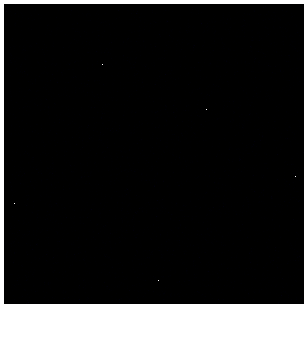
Frame 1 (no input)
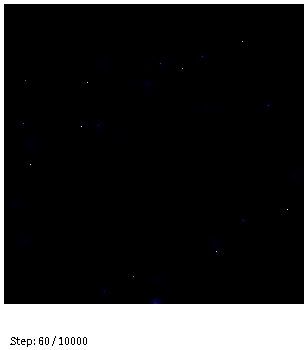
Frame 60 (the mouse pressed at the canvas centre just before this capture)
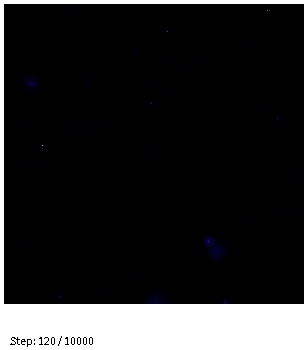
Frame 120 (the mouse held since frame 60 and released just before this capture)

The Processing sketch that drew these frames (run headless with seeded random() and noise(); from frame 60 on, the mouse is pressed at the canvas centre):

// Processing sketch: TwoDimABSalomon
// ── TwoDimABSalomon.pde
// AB model of Sorin Solomon
// 2D version translated from Delphi
// The model keeps two values per cell:
// A = active/occupied state
// B = resource/wealth value

class ABCell {
  float a;   // state A
  float b;   // state B
}

final int WORLD_SIZE = 300;
final int MAX_STEP = 10000;

final int A_START = 5;
final float A_STEP = 0.05;
final float A_PROB = 0.0000035;   // probability of spontaneous A creation

final int B_START = 6;
final float B_STEP = 0.01;
final float AB_STEP = 6.0;
final int VIS_FREQ = 10;

ABCell[][] now;
ABCell[][] next;

int currentStep = 0;
boolean simulationRunning = true;

float logBase(float value, float base) {
  return log(value) / log(base);
}

float randomB(int n) {
  float result = 1.0;
  for (int i = 0; i < n; i++) {
    result *= random(1.0);
  }
  return result;
}

void initWorld(ABCell[][] world) {
  for (int i = 0; i < WORLD_SIZE; i++) {
    for (int j = 0; j < WORLD_SIZE; j++) {
      world[i][j] = new ABCell();
      world[i][j].b = randomB(B_START);
      world[i][j].a = 0;
    }
  }

  for (int i = 0; i < A_START; i++) {
    int posX = floor(random(WORLD_SIZE));
    int posY = floor(random(WORLD_SIZE));
    world[posX][posY].a = 1;
  }
}

color colorFromA(float aValue) {
  return color(int((aValue * 255.0) % 256),
               int((aValue * 255.0) % 256),
               int((aValue * 255.0) % 256));
}

color colorFromB(float bValue) {
  float v = logBase(1.0 + bValue, 10.0);
  
  int r = int((v * 8.0) % 256);
  int g = int((v * 2.0) % 256);
  int b = int((v * 64.0) % 256);
  
  return color(r, g, b);
}

void drawWorld(int offsetX, int offsetY, ABCell[][] world) {
  for (int i = 0; i < WORLD_SIZE; i++) {
    for (int j = 0; j < WORLD_SIZE; j++) {
      if (world[i][j].a > 0.1) {
        stroke(colorFromA(world[i][j].a));
      } else {
        stroke(colorFromB(world[i][j].b));
      }
      point(offsetX + i, offsetY + j);
    }
  }
}

void produceBbyA(ABCell[][] world) {
  for (int i = 0; i < WORLD_SIZE; i++) {
    for (int j = 0; j < WORLD_SIZE; j++) {
      world[i][j].b = world[i][j].b + world[i][j].b * world[i][j].a * AB_STEP;
    }
  }
}

void changeB(ABCell[][] current, ABCell[][] nextWorld) {
  for (int i = 0; i < WORLD_SIZE; i++) {
    for (int j = 0; j < WORLD_SIZE; j++) {
      // Get neighborhood bounds (with wrapping or clamping)
      int a = (i > 0) ? i - 1 : i;
      int b = (i < WORLD_SIZE - 1) ? i + 1 : i;
      int p = (j > 0) ? j - 1 : j;
      int q = (j < WORLD_SIZE - 1) ? j + 1 : j;

      float sum = 0;
      int count = 0;

      for (int k = a; k <= b; k++) {
        for (int l = p; l <= q; l++) {
          sum += current[k][l].b;
          count++;
        }
      }

      nextWorld[i][j].b = (sum / count) * (1.0 - B_STEP);
    }
  }
}

void changeA(ABCell[][] current, ABCell[][] nextWorld) {
  for (int i = 0; i < WORLD_SIZE; i++) {
    for (int j = 0; j < WORLD_SIZE; j++) {
      if (random(1.0) > A_PROB) {
        nextWorld[i][j].a = current[i][j].a * (1.0 - A_STEP);
      } else {
        if (current[i][j].a > 0) {
          nextWorld[i][j].a = 0;
        } else {
          nextWorld[i][j].a = 1;
        }
      }
    }
  }
}

void copyWorld(ABCell[][] target, ABCell[][] source) {
  for (int i = 0; i < WORLD_SIZE; i++) {
    for (int j = 0; j < WORLD_SIZE; j++) {
      target[i][j].a = source[i][j].a;
      target[i][j].b = source[i][j].b;
    }
  }
}

void settings() {
  size(WORLD_SIZE + 8, WORLD_SIZE + 50);
  noSmooth();
}

void setup() {
  background(255);
  frameRate(30);  // Control animation speed

  now = new ABCell[WORLD_SIZE][WORLD_SIZE];
  next = new ABCell[WORLD_SIZE][WORLD_SIZE];

  for (int i = 0; i < WORLD_SIZE; i++) {
    for (int j = 0; j < WORLD_SIZE; j++) {
      now[i][j] = new ABCell();
      next[i][j] = new ABCell();
    }
  }

  initWorld(now);
  drawWorld(4, 4, now);
}

void draw() {
  if (!simulationRunning || currentStep >= MAX_STEP) {
    return;
  }

  currentStep++;

  produceBbyA(now);
  changeB(now, next);
  changeA(now, next);
  copyWorld(now, next);

  if (currentStep % VIS_FREQ == 0) {
    background(255);
    drawWorld(4, 4, now);

    // Display step counter
    fill(0);
    textSize(12);
    text("Step: " + currentStep + " / " + MAX_STEP, 10, height - 5);
  }

  // Stop simulation when done
  if (currentStep >= MAX_STEP) {
    simulationRunning = false;
    println("Simulation finished at step " + currentStep);
  }
}

void keyPressed() {
  if (key == 'r' || key == 'R') {
    currentStep = 0;
    simulationRunning = true;
    background(255);
    initWorld(now);
    drawWorld(1, 1, now);
  } else if (key == 'p' || key == 'P') {
    simulationRunning = !simulationRunning;
  }
}





/// @date 2026-10-29 ( → https://github.com/borkowsk/bookProcessingEN)
